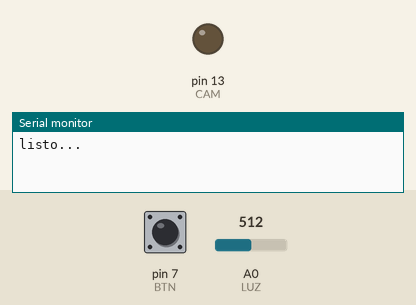
This sketch was run on a simulated Arduino Uno, built with avr-gcc and run on an emulated ATmega328P. Shown: output pins drawn as LEDs (lit = HIGH), the last lines printed to the serial monitor. Inputs (shaded band) come from the test bench; at power-on: pin 7 (BTN) HIGH, A0 (LUZ) = 512.

Above: at 1.2 s.
1.3 s: pin 7 (BTN) pulled LOW for 0.15 s
2.9 s: A0 (LUZ) set to 473
5.6 s: A0 (LUZ) set to 454
At 6.2 s:
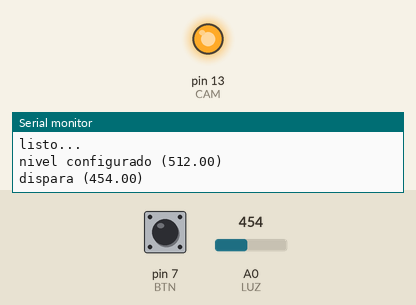
Timing chart, 0 to 8.6 s (numbered marks = the images above; inputs shaded):
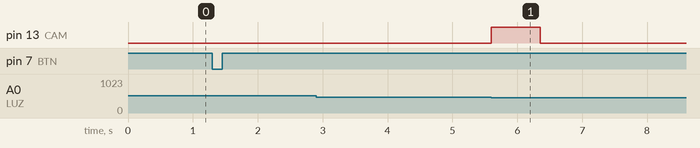

Measured:
- the behaviour switches between 462 and 461 on A0 (LUZ) (found by bisection; images 0 and 1)
- after the input at 2.9 s, every drawn part: stays the same
- after the input at 5.6 s, pin 13 (CAM): LOW → HIGH at once, → LOW 0.75 s later

The sketch:

CHDK.pde
```cpp
// (licence header left out)
#define CAM 13
#define LUZ 0
#define BTN 7
#define INC 50

int nivel = 0;
int estado = 0;
double adc = 0;

void setup() {
  Serial.begin(9600);
  pinMode(CAM, OUTPUT);
  pinMode(BTN, INPUT);
  digitalWrite(CAM, LOW);
  Serial.println("listo...");
}

void loop() {
  adc = analogRead(LUZ);
  if (digitalRead(BTN) == LOW) {
    estado = 1;
  }
  if (digitalRead(BTN) == HIGH && estado == 1) {
    Serial.print("nivel configurado (");
    Serial.print(adc);
    Serial.println(")");
    nivel = adc;
    estado = 2;
    delay(3000);
  }
  if (adc < (nivel - INC) && estado == 2) {
    Serial.print("dispara (");
    Serial.print(adc);
    Serial.println(")");
    disparo();
    delay(2000);
    estado = 3;
  }
  if (estado == 3 && adc > (nivel - INC)) {
    Serial.println("esperando...");
    delay(1000);
    estado = 2;
  }
}

void disparo () {
  digitalWrite(CAM, HIGH);
  delay(750);
  digitalWrite(CAM, LOW);
}

;
```
